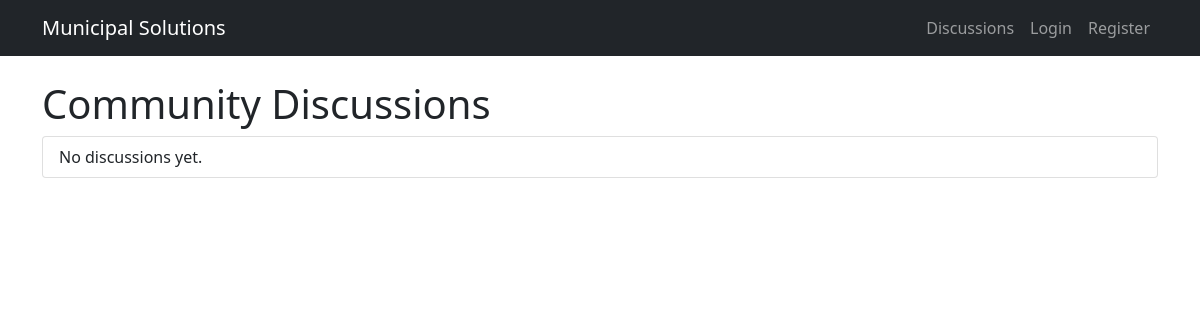
The app's page /discussions/, older data.
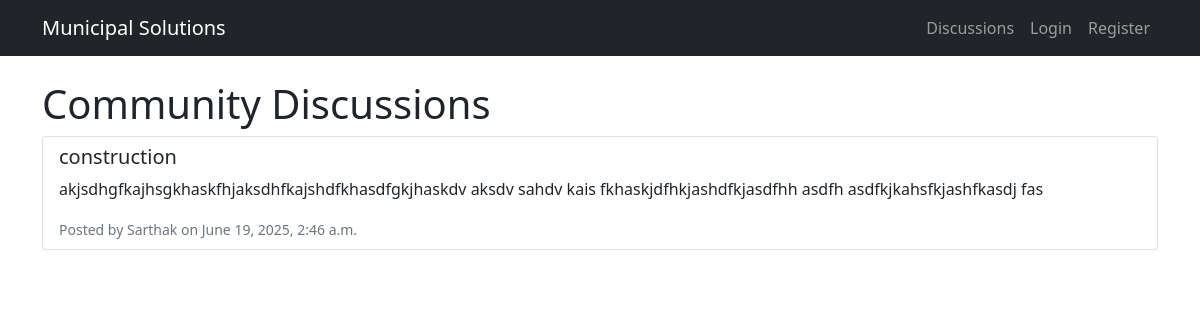
The same page, newer data.
### services/models.py (models this page shows, shortened)
class DiscussionPost(models.Model):
    author = models.ForeignKey(CustomUser, on_delete=models.CASCADE)
    title = models.CharField(max_length=200)
    content = models.TextField()
    created_at = models.DateTimeField(auto_now_add=True)
    updated_at = models.DateTimeField(auto_now=True)

### accounts/models.py (models this page shows, shortened)
class CustomUser(AbstractUser):
    is_admin = models.BooleanField(default=False)
    phone_number = models.CharField(max_length=20, blank=True)
    address = models.TextField(blank=True)

### services/views.py (the view)
# urls.py: path('discussions/', views.discussions, name='discussions'),
def discussions(request):
    posts = DiscussionPost.objects.all().order_by('-created_at')
    return render(request, 'services/discussions.html', {'posts': posts})

### templates/services/discussions.html (shortened to what this page needs)
{% extends 'base.html' %}
{% block content %}
<h1>Community Discussions</h1>
<div class="list-group">
    {% for post in posts %}
    <div class="list-group-item">
        <h5>{{ post.title }}</h5>
        <p>{{ post.content }}</p>
        <small class="text-muted">
            Posted by {{ post.author.username }} on {{ post.created_at }}
        </small>
    </div>
    {% empty %}
    <div class="list-group-item">No discussions yet.</div>
    {% endfor %}
</div>
{% endblock %}

### templates/base.html (shortened to what this page needs)
<!DOCTYPE html>
<html>
<head>
    <link href="https://cdn.jsdelivr.net/npm/bootstrap@5.1.3/dist/css/bootstrap.min.css" rel="stylesheet">
</head>
<body>
    <nav class="navbar navbar-expand-lg navbar-dark bg-dark">
    <div class="container">
        <a class="navbar-brand" href="{% url 'home' %}">Municipal Solutions</a>
        <div class="navbar-nav">
            <a class="nav-link" href="{% url 'discussions' %}">Discussions</a>
            {% if user.is_authenticated %}
                <a class="nav-link" href="#">Welcome, {{ user.username }}</a>
                <a class="nav-link" href="{% url 'logout' %}">Logout</a>
                {% if user.is_admin %}
                    <a class="nav-link" href="/admin/">Admin Panel</a>
                {% endif %}
            {% else %}
                <a class="nav-link" href="{% url 'login' %}">Login</a>
                <a class="nav-link" href="{% url 'register' %}">Register</a>
            {% endif %}
        </div>
    </div>
</nav>
    <div class="container mt-4">
        {% block content %}
        {% endblock %}
    </div>
</body>
</html>

Row changes from the older to the newer data that the page shows:
added DiscussionPost: title "construction", content "akjsdhgfkajhsgkhaskfhjaksdhfkajshdfkhasdfgkjhaskdv aksdv sahdv kais fkhaskjdfhkjashdfkjasdfhh asdfh asdfkjkahsfkjashfkasdj fas", author.username "Sarthak", created_at "June 19, 2025, 2:46 a.m."
Text that changed along with them:
text no longer shown: "No discussions yet."
